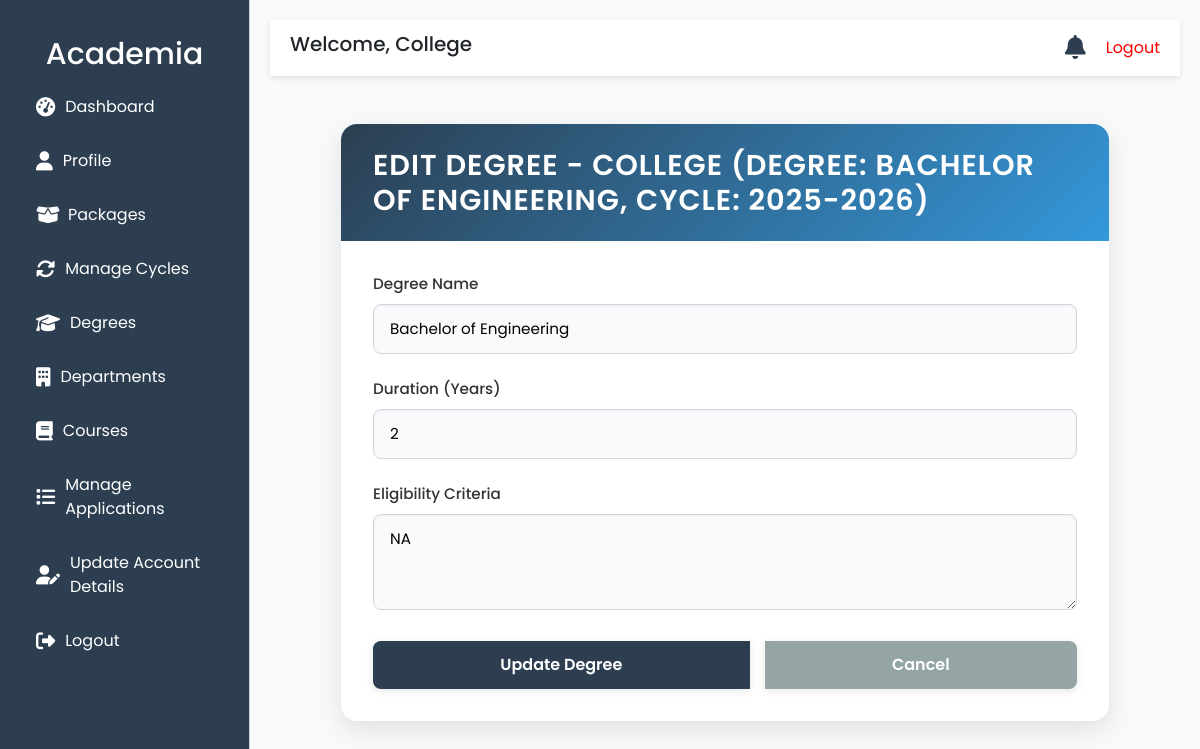
The page /colleges/degrees/1/edit/?cycle_id=1 (signed in) on the database its author committed.
### core/models.py (models this page shows, shortened)
class User(AbstractUser):
    USER_TYPE_CHOICES = (
        ('student', 'Student'),
        ('school', 'School'),
        ('college', 'College'),
        ('super_admin', 'Super Admin'),
    )
    user_type = models.CharField(max_length=20, choices=USER_TYPE_CHOICES, default='student')
    is_approved = models.BooleanField(default=False)
    last_login = models.DateTimeField(null=True, blank=True)
    last_logout = models.DateTimeField(null=True, blank=True)
    password_reset_requested_at = models.DateTimeField(null=True, blank=True)
    password_reset_created_at = models.DateTimeField(null=True, blank=True)
    email = models.EmailField(unique=True, error_messages={
        'unique': "A user with that email already exists.",
    })
    objects = CustomUserManager()

### colleges/models.py (models this page shows, shortened)
class CollegeProfile(models.Model):
    user = models.OneToOneField(User, on_delete=models.CASCADE, related_name='college_profile')
    college_name = models.CharField(max_length=255)
    principal_name = models.CharField(max_length=100)
    contact_phone = models.CharField(max_length=15)
    alternate_phone_number = models.CharField(max_length=15, blank=True, null=True)
    contact_email = models.EmailField()
    college_type = models.CharField(
        max_length=50,
        choices=[('Private', 'Private'), ('Government', 'Government'), ('Autonomous', 'Autonomous')]
    )
    affiliation = models.CharField(max_length=100)
    accreditation = models.CharField(
        max_length=100,
        choices=[('AICTE', 'AICTE'), ('NAAC', 'NAAC'), ('NBA', 'NBA'), ('', 'Other')]
    )
    courses_offered = models.TextField(blank=True, null=True)
    streams_available = models.TextField(blank=True, null=True)
    medium_of_instruction = models.CharField(
        max_length=50,
        choices=[('English', 'English'), ('Telugu', 'Telugu'), ('Hindi', 'Hindi'), ('Other', 'Other')],
        blank=True,
        null=True
    )
    established_year = models.IntegerField()
    total_students = models.IntegerField()
    total_faculty = models.IntegerField()
    college_code = models.CharField(max_length=50, blank=True, null=True)
    website = models.URLField(blank=True, null=True)
    hostel_availability = models.BooleanField(default=False)
    hostel_capacity_boys = models.IntegerField(blank=True, null=True)
    hostel_capacity_girls = models.IntegerField(blank=True, null=True)
    library = models.BooleanField(default=False)
    library_books_count = models.IntegerField(blank=True, null=True)
    labs = models.TextField(blank=True, null=True)
    placement_cell = models.BooleanField(default=False)
    placement_percentage = models.FloatField(blank=True, null=True)
    top_recruiters = models.TextField(blank=True, null=True)
    other_facilities = models.TextField(blank=True, null=True)
    street_address = models.CharField(max_length=255)
    city = models.CharField(max_length=100)
    state = models.CharField(max_length=100, blank=True)
    district = models.CharField(max_length=100, blank=True)
    pincode = models.CharField(max_length=10)
    profile_pic = models.ImageField(upload_to='college_logos/', blank=True, null=True)
    accreditation_certificate = models.FileField(upload_to='college_certificates/', blank=True, null=True)
    brochure = models.FileField(upload_to='college_brochures/', blank=True, null=True)
    created_at = models.DateTimeField(default=timezone.now)
    updated_at = models.DateTimeField(default=timezone.now)

class Degree(models.Model):
    college = models.ForeignKey(CollegeProfile, on_delete=models.CASCADE, related_name='degrees')
    cycle = models.ForeignKey(AdmissionCycle, on_delete=models.CASCADE, help_text="The cycle this degree is offered in")
    name = models.CharField(max_length=100)
    duration = models.CharField(max_length=50)
    eligibility_criteria = models.TextField(blank=True)
    class Meta:
        unique_together = ('college', 'cycle', 'name')  # Unique degree name per college and cycle

class AdmissionCycle(models.Model):
    college = models.ForeignKey(CollegeProfile, on_delete=models.CASCADE)
    year = models.CharField(max_length=9)  # Remove unique=True
    start_date = models.DateField()
    end_date = models.DateField()
    is_active = models.BooleanField(default=False)
    is_archived = models.BooleanField(default=False)
    created_at = models.DateTimeField(auto_now_add=True)
    class Meta:
        unique_together = ('college', 'year')  # Ensure year is unique per college

### colleges/views.py (the view)
# urls.py: path('degrees/<int:degree_id>/edit/', views.edit_degree, name='edit_degree'),
@login_required
def edit_degree(request, degree_id):
    college_profile = get_object_or_404(CollegeProfile, user=request.user)
    degree = get_object_or_404(Degree, id=degree_id, college=college_profile)
    selected_cycle_id = request.GET.get('cycle_id', degree.cycle.id)
    selected_cycle = get_object_or_404(AdmissionCycle, id=selected_cycle_id, college=college_profile)
    if request.method == 'POST':
        form = DegreeForm(request.POST, instance=degree)
        if form.is_valid():
            updated_degree = form.save(commit=False)
            updated_degree.college = college_profile
            updated_degree.cycle = selected_cycle  # Ensure cycle is preserved or updated
            try:
                updated_degree.save()
                messages.success(request, f"Degree {updated_degree.name} updated successfully for cycle {selected_cycle.year}!")
                return redirect(reverse('colleges:degree_list') + f'?cycle_id={selected_cycle_id}')
            except IntegrityError:
                messages.error(request, f"Degree '{updated_degree.name}' already exists for this college and cycle. Please choose a different name.")
                return redirect(reverse('colleges:edit_degree', args=[degree_id]) + f'?cycle_id={selected_cycle_id}')
    else:
        form = DegreeForm(instance=degree)
    return render(request, 'colleges/edit_degree.html', {
        'form': form,
        'college_profile': college_profile,
        'selected_cycle': selected_cycle,
        'degree': degree,
    })

### colleges/forms.py
class DegreeForm(forms.ModelForm):
    class Meta:
        model = Degree
        fields = ['name', 'duration', 'eligibility_criteria']
        widgets = {
            'eligibility_criteria': forms.Textarea(attrs={'rows': 3}),
        }

### core/context_processors.py (called while the page is built)
def notifications(request):
    if request.user.is_authenticated:
        user_notifications = Notification.objects.filter(user=request.user).order_by('-created_at')[:5]
        unread_count = Notification.objects.filter(user=request.user, is_read=False).count()
    else:
        user_notifications = []
        unread_count = 0
    return {
        'notifications': user_notifications,
        'unread_notifications_count': unread_count,
    }

### colleges/templates/colleges/edit_degree.html (shortened to what this page needs)
{% extends 'colleges/base.html' %}
{% block content %}
<div class="edit-degree-container mt-5">
    <div class="card">
        <div class="card-header">
            <h3>Edit Degree - {{ college_profile.college_name }} (Degree: {{ degree.name }}, Cycle: {{ selected_cycle.year }})</h3>
        </div>
        <div class="card-body">
            <form method="post">
                <div class="form-group">
                    <label for="{{ form.name.id_for_label }}">Degree Name</label>
                    {{ form.name }}
                </div>
                <div class="form-group">
                    <label for="{{ form.duration.id_for_label }}">Duration (Years)</label>
                    {{ form.duration }}
                </div>
                <div class="form-group">
                    <label for="{{ form.eligibility_criteria.id_for_label }}">Eligibility Criteria</label>
                    {{ form.eligibility_criteria }}
                </div>
                <div class="btn-group">
                    <button type="submit" class="btn btn-primary">Update Degree</button>
                    <a href="{% url 'colleges:degree_list' %}?cycle_id={{ selected_cycle.id }}" class="btn btn-secondary">Cancel</a>
                </div>
            </form>
        </div>
    </div>
</div>
{% endblock %}

### colleges/templates/colleges/base.html (shortened to what this page needs)
<!DOCTYPE html>
<html lang="en">
<head>
    <link href="https://cdn.jsdelivr.net/npm/bootstrap@5.3.0/dist/css/bootstrap.min.css" rel="stylesheet">
    <link rel="stylesheet" href="https://cdnjs.cloudflare.com/ajax/libs/font-awesome/6.4.0/css/all.min.css">
</head>
<body>
    <div class="sidebar offcanvas offcanvas-start" tabindex="-1" id="sidebarMenu" aria-labelledby="sidebarMenuLabel">
        <div class="offcanvas-body">
            <h4 class="text-center sidebar-header" style="font-size: 30px !important;">Academia</h4>
            <a href="{% url 'colleges:dashboard' %}">
                <i class="fas fa-tachometer-alt"></i> Dashboard
            </a>
            <a href="{% url 'colleges:college_profile' %}">
                <i class="fas fa-user"></i> Profile
            </a>
            <a href="{% url 'colleges:packages' %}">
                <i class="fas fa-box-open me-2"></i> Packages
            </a>
            <a href="{% url 'colleges:cycle_list' %}">
                <i class="fas fa-sync-alt"></i> Manage Cycles
            </a>
            <a href="{% url 'colleges:degree_list' %}">
                <i class="fas fa-graduation-cap"></i> Degrees
            </a>
            <a href="{% url 'colleges:department_list' %}">
                <i class="fas fa-building"></i> Departments
            </a>
            <a href="{% url 'colleges:course_list_all' %}">
                <i class="fas fa-book"></i> Courses
            </a>
            {% if user.is_authenticated and user.user_type == 'college' and user.college_profile %}
                <a href="{% url 'colleges:manage_applications' college_id=user.college_profile.id %}">
                    <i class="fas fa-list"></i> Manage Applications
                </a>
            {% else %}
                <a href="#" class="disabled">
                    <i class="fas fa-list"></i> Manage Applications (Profile Required)
                </a>
            {% endif %}
            <a href="{% url 'colleges:update_college_details' %}" class="text-indigo-600 hover:underline"> <i class="fas fa-user-edit"></i>Update Account Details</a>
            <a href="{% url 'core:logout' %}">
                <i class="fas fa-sign-out-alt"></i> Logout
            </a>
        </div>
    </div>
    <div class="main-content">
        <div class="top-bar">
            <div class="d-flex align-items-center">
                <h5 class="welcome-text">Welcome, {{ user.college_profile.college_name|default:user.username }}</h5>
            </div>
            <div class="d-flex align-items-center">
                <div class="notifications-wrapper">
                    <a href="#" class="notifications-icon" data-bs-toggle="dropdown" aria-expanded="false" id="notificationTrigger">
                        <i class="fas fa-bell"></i>
                    </a>
                </div>
                <a href="{% url 'core:logout' %}" class="" style="color: red; text-decoration:none;">Logout</a>
            </div>
        </div>
        {% block content %}
        {% endblock %}
    </div>
</body>
</html>

### colleges/templates/colleges/base.html (style rules this page uses)
body { font-family: 'Poppins', sans-serif; background-color: #f8f9fa; }
.sidebar { min-height: 100vh; background-color: #2C3E50; color: white; padding-top: 20px; position: fixed; width: 250px !important; top: 0; left: 0; z-index: 2000; display: block !important; visibility: visible !important; opacity: 1 !important; }
.sidebar a { color: white; padding: 15px 20px; display: flex; align-items: center; text-decoration: none; }
.sidebar a i { margin-right: 10px; font-size: 1.2rem; }
.main-content { margin-left: 250px; padding: 20px; }
.top-bar { background-color: white; padding: 10px 20px; box-shadow: 0 2px 5px rgba(0, 0, 0, 0.1); display: flex; justify-content: space-between; align-items: center; z-index: 1000; }
.notifications-wrapper { position: relative; margin-right: 20px; }
.notifications-icon { font-size: 1.5rem; color: #2C3E50; cursor: pointer; position: relative; }
.card { border: none; box-shadow: 0 2px 10px rgba(0, 0, 0, 0.1); margin-bottom: 20px; }
@media (min-width: 1150px) { .sidebar.offcanvas { display: block !important; transform: none !important; visibility: visible !important; } }
@media (min-width: 1150px) { .welcome-text { display: inline !important; } }
@media (min-width: 1150px) { .sidebar-header { display: block !important; } }

### colleges/templates/colleges/edit_degree.html (style rules this page uses)
.edit-degree-container { max-width: 800px; margin: 2.5rem auto; padding: 0 1rem; }
.card { border: none; border-radius: 16px; box-shadow: 0 8px 24px rgba(0, 0, 0, 0.1); overflow: hidden; background: #ffffff; transition: transform 0.3s ease; }
.card-header { background: linear-gradient(135deg, #2C3E50 0%, #3498DB 100%); color: #ffffff; padding: 1.5rem 2rem; border-bottom: none; border-radius: 16px 16px 0 0; }
.card-header h3 { margin: 0; font-size: 1.8rem; font-weight: 600; text-transform: uppercase; letter-spacing: 1px; }
.card-body { padding: 2rem; }
.form-group { margin-bottom: 1.5rem; }
.form-group label { font-weight: 500; color: #333333; margin-bottom: 0.5rem; display: block; font-size: 0.95rem; }
.form-group input, .form-group textarea { width: 100%; padding: 0.8rem 1rem; border: 1px solid #d1d5db; border-radius: 8px; font-size: 0.95rem; background: #f9fafb; transition: all 0.3s ease; box-shadow: inset 0 1px 3px rgba(0, 0, 0, 0.05); }
.btn-group { display: flex; gap: 1rem; margin-top: 1.5rem; }
.btn { padding: 0.75rem 1.5rem; font-size: 1rem; border-radius: 8px; transition: all 0.3s ease; font-weight: 600; box-shadow: 0 2px 8px rgba(0, 0, 0, 0.1); }
.btn-primary { background-color: #2C3E50; border: none; color: #ffffff; }
.btn-secondary { background-color: #95A5A6; border: none; color: #ffffff; }

### rows shown on the page
User: college_profile.college_name "College"
CollegeProfile: college_name "COLLEGE"
Degree: name "BACHELOR OF ENGINEERING", name "Bachelor of Engineering", duration "2", eligibility_criteria "NA"
AdmissionCycle: year "2025-2026"
